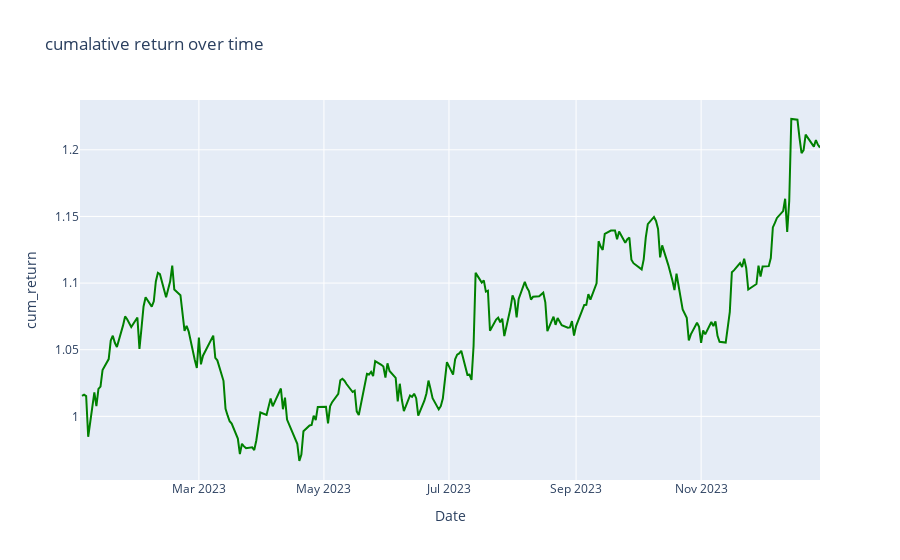

The cell this chart's notebook holds for it:
### Code cell
fn.simple_line_chart(dataframe=df,feature='cum_return',color='green',name='cumalative return over time')

### Figure 1 — Plotly figure (JSON) as saved in the notebook; plotly's stock layout.template omitted (floating-point values rounded to 4 significant figures; data arrays with more than 128 entries replaced by an {"elided": "..."} marker saying what was removed)
{"data": [{"line": {"color": "green"}, "mode": "lines", "name": "cumalative return over time", "type": "scatter", "x": {"elided": "245 str values"}, "y": {"elided": "245 float values"}}], "layout": {"title": {"text": "cumalative return over time"}, "xaxis": {"title": {"text": "Date"}}, "yaxis": {"title": {"text": "cum_return"}}}}
